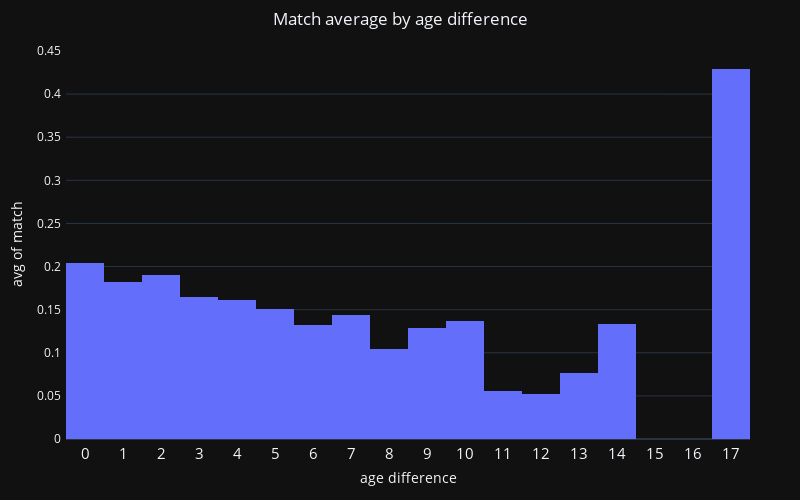

The notebook cell saved with this chart:
### Markdown cell above
It seems majority of dates are between 1 to 5 years differences

### Code cell
# Display match average by age difference
fig = px.histogram(df, x="age_dif",
                   y="match",
                   title = 'Match average by age difference',
                   histfunc= 'avg'
                   )
fig.update_traces(textposition = 'outside', textfont_size = 15)                  
fig.update_layout(autosize = True,
                  title_x = 0.5,
                  width=800,
                  height=500,
                  margin=dict(l=50,r=50,b=50,t=50,pad=4),
                  xaxis_title = 'age difference',
                  template = 'plotly_dark'
                  )
fig.update_xaxes(tickfont_size=15, tickmode='linear')                  
fig.show()

### Figure 1 — Plotly figure (JSON) as saved in the notebook; plotly's stock layout.template omitted (floating-point values rounded to 4 significant figures; data arrays with more than 128 entries replaced by an {"elided": "..."} marker saying what was removed)
{"data": [{"alignmentgroup": "True", "bingroup": "x", "histfunc": "avg", "hovertemplate": "age_dif=%{x}<br>avg of match=%{y}<extra></extra>", "legendgroup": "", "marker": {"color": "#636efa", "pattern": {"shape": ""}}, "name": "", "offsetgroup": "", "orientation": "v", "showlegend": false, "textfont": {"size": 15}, "textposition": "outside", "type": "histogram", "x": {"elided": "8180 int values"}, "xaxis": "x", "y": {"elided": "8180 int values"}, "yaxis": "y"}], "layout": {"autosize": true, "barmode": "relative", "height": 500, "legend": {"tracegroupgap": 0}, "margin": {"b": 50, "l": 50, "pad": 4, "r": 50, "t": 50}, "title": {"text": "Match average by age difference", "x": 0.5}, "width": 800, "xaxis": {"anchor": "y", "domain": [0, 1], "tickfont": {"size": 15}, "tickmode": "linear", "title": {"text": "age difference"}}, "yaxis": {"anchor": "x", "domain": [0, 1], "title": {"text": "avg of match"}}}}
